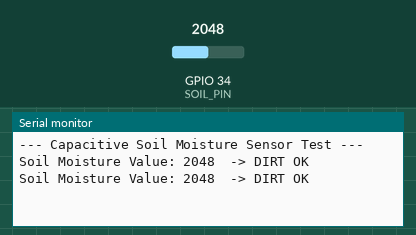
Simulated run of this sketch. Board: ESP32. Parts: the last lines printed to the serial monitor. Inputs (shaded band) come from the test bench; at power-on: GPIO 34 (SOIL_PIN) = 2048 (analog values on the 0–4095 scale).

Above: at 1.8 s.
1.9 s: GPIO 34 (SOIL_PIN) set to 2463
At 2.7 s:
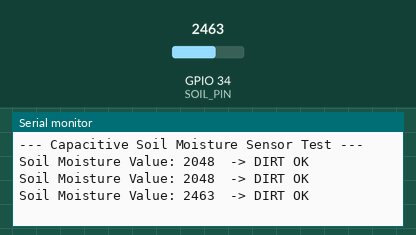
3.4 s: GPIO 34 (SOIL_PIN) set to 2561
At 4.8 s:
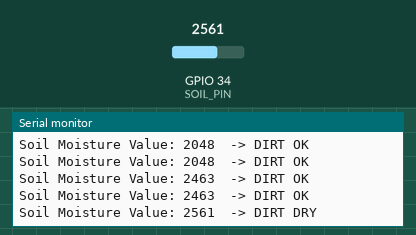

The sketch:

soil_test.ino
```cpp
// Define the analog pin connected to the soil moisture sensor
#define SOIL_PIN 34

void setup() {
  // Start serial communication at 115200 baud rate for debugging
  Serial.begin(115200);

  // Configure the ESP32 Analog-to-Digital Converter (ADC) to 12 bits
  // This means analog readings will range from 0 (0V) to 4095 (3.3V)
  analogReadResolution(12);

  Serial.println("\n--- Capacitive Soil Moisture Sensor Test ---");
}

void loop() {
  // Read the raw analog value from the sensor
  int soil_value = analogRead(SOIL_PIN);

  // Print the value to the Serial Monitor
  Serial.print("Soil Moisture Value: ");
  Serial.print(soil_value);

  // Basic threshold testing (tune these values based on your specific plant and soil)
  if (soil_value > 2500) {
    Serial.println("  -> DIRT DRY");
  } else if (soil_value < 1200) {
    Serial.println("  -> DIRT WET");
  } else {
    Serial.println("  -> DIRT OK");
  }

  // Wait 1 second before taking the next reading
  delay(1000);
}
```

Measured:
- the behaviour switches between 2500 and 2501 on GPIO 34 (SOIL_PIN) (found by bisection; images 1 and 2)
- after the input at 1.9 s, the serial monitor: prints a new line after 0.10 s (image 1)
- after the input at 3.4 s, the serial monitor: prints a new line after 0.60 s (image 2)
